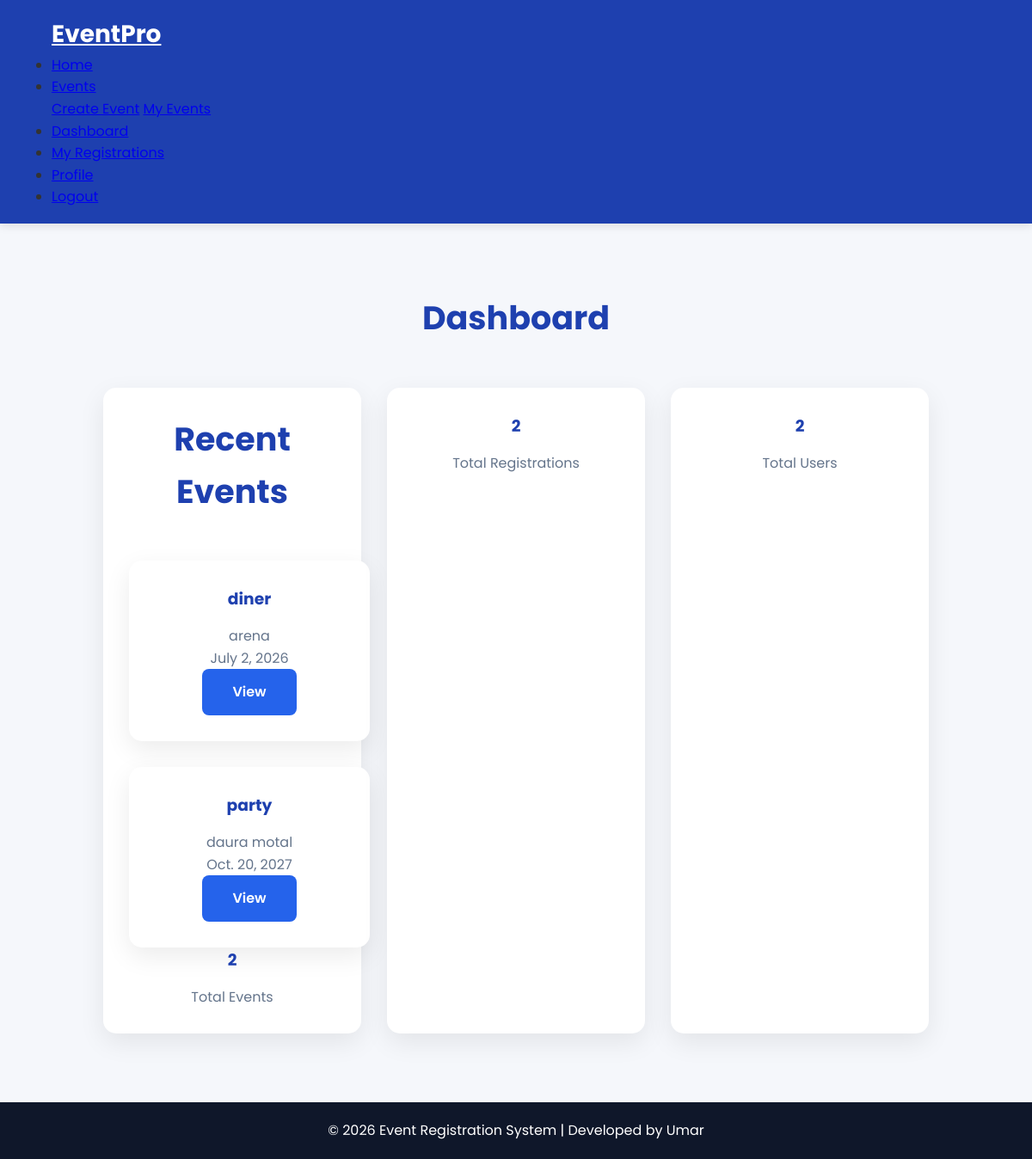
The app's page /dashboard/ (signed in) with its own data.
### events/models.py (models this page shows, shortened)
class Event(models.Model):
    title = models.CharField(max_length=200)
    category = models.CharField(max_length=100)
    location = models.CharField(max_length=200)
    event_date = models.DateField()
    event_time = models.TimeField()
    description = models.TextField()
    image = models.ImageField(
        upload_to="events/",
        blank=True,
        null=True
    )
    seats = models.PositiveIntegerField()
    created_at = models.DateTimeField(auto_now_add=True)
    created_by = models.ForeignKey(
        User,
        on_delete=models.CASCADE,
        related_name="events"
    )

### events/views.py (the view)
# urls.py: path('dashboard/', views.dashboard, name='dashboard'),
@login_required
def dashboard(request):
    total_events = Event.objects.count()
    total_registrations = Registration.objects.count()
    total_users = User.objects.count()
    recent_events = Event.objects.all().order_by("-id")[:5]
    context = {
        "total_events": total_events,
        "total_registrations": total_registrations,
        "total_users": total_users,
        "recent_events": recent_events,
    }
    return render(
        request,
        "dashboard.html",
        context
    )

### events/templates/dashboard.html (shortened to what this page needs)
{% extends 'base.html' %}
{% block content %}
<section class="features">
<h2>
Dashboard
</h2>
<div class="cards">
<div class="card">
    <h2>
Recent Events
</h2>
<div class="cards">
{% for event in recent_events %}
<div class="card">
<h3>
{{ event.title }}
</h3>
<p>
{{ event.location }}
</p>
<p>
{{ event.event_date }}
</p>
<a href="{% url 'event_detail' event.id %}" class="btn">
View
</a>
</div>
{% empty %}
<p>
No events available.
</p>
{% endfor %}
</div>
<h3>
{{ total_events }}
</h3>
<p>
Total Events
</p>
</div>
<div class="card">
<h3>
{{ total_registrations }}
</h3>
<p>
Total Registrations
</p>
</div>
<div class="card">
<h3>
{{ total_users }}
</h3>
<p>
Total Users
</p>
</div>
</div>
</section>
{% endblock %}

### events/static/css/style.css (style rules this page uses)
* { margin:0; padding:0; box-sizing:border-box; font-family:"Poppins",sans-serif; }
body { background:#f5f7fb; color:#333; line-height:1.6; }
.btn { display:inline-block; background:#2563eb; color:white; padding:14px 35px; border-radius:8px; text-decoration:none; font-weight:600; transition:.3s; }
.features { padding:80px 10%; text-align:center; }
.features h2 { font-size:38px; color:#1e40af; margin-bottom:50px; }
.cards { display:grid; grid-template-columns:repeat(auto-fit,minmax(280px,1fr)); gap:30px; }
.card { background:#fff; border-radius:15px; padding:30px; box-shadow:0 10px 30px rgba(0,0,0,.08); transition:.3s; }
.card h3 { color:#1e40af; margin-bottom:15px; }
.card p { color:#64748b; }

### records on screen
Event: title "diner", location "arena", event_date "July 2, 2026"
Event: title "party", location "daura motal", event_date "Oct. 20, 2027"

### other values on screen
{{ total_events }} "2"
{{ total_registrations }} "2"
{{ total_users }} "2"
